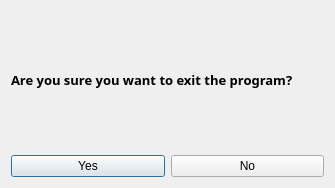
<?xml version="1.0" encoding="UTF-8"?>
<ui version="4.0">
 <class>QuitDialog</class>
 <widget class="QDialog" name="QuitDialog">
  <property name="geometry">
   <rect>
    <x>0</x>
    <y>0</y>
    <width>335</width>
    <height>188</height>
   </rect>
  </property>
  <property name="windowTitle">
   <string>Dialog</string>
  </property>
  <layout class="QGridLayout" name="gridLayout">
   <item row="0" column="0">
    <layout class="QVBoxLayout" name="verticalLayout">
     <item>
      <widget class="QLabel" name="label">
       <property name="font">
        <font>
         <family>Rockwell Condensed</family>
         <pointsize>10</pointsize>
         <weight>75</weight>
         <bold>true</bold>
        </font>
       </property>
       <property name="text">
        <string>Are you sure you want to exit the program?</string>
       </property>
      </widget>
     </item>
     <item>
      <layout class="QHBoxLayout" name="horizontalLayout">
       <item>
        <widget class="QPushButton" name="btnYes">
         <property name="text">
          <string>Yes</string>
         </property>
        </widget>
       </item>
       <item>
        <widget class="QPushButton" name="btnNo">
         <property name="text">
          <string>No</string>
         </property>
        </widget>
       </item>
      </layout>
     </item>
    </layout>
   </item>
  </layout>
 </widget>
 <resources/>
 <connections/>
</ui>
